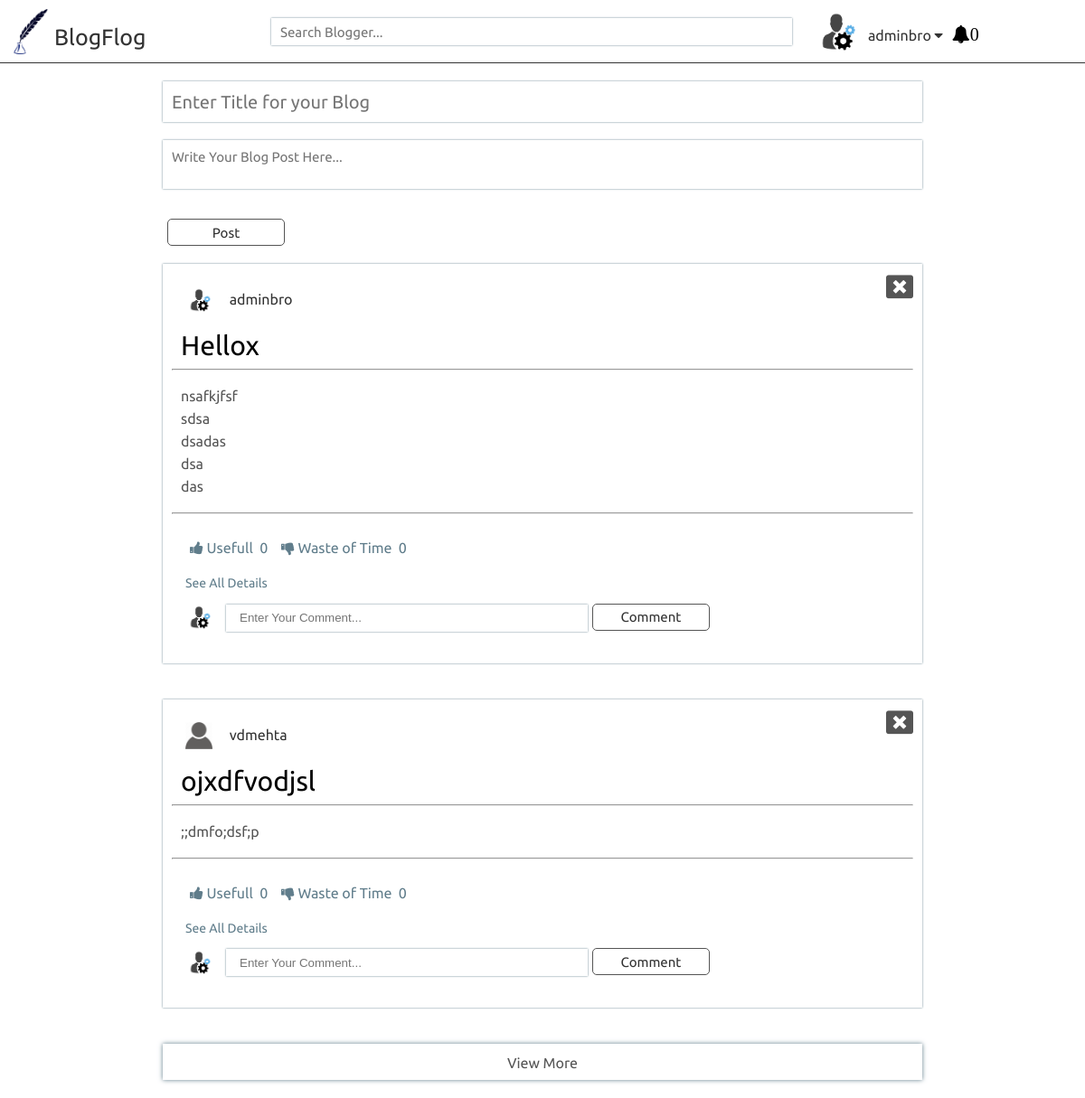
The app's page /main.php (signed in) with its own data.
### tables this page shows
CREATE TABLE `users` (
  `id` int(255) NOT NULL,
  `userName` varchar(30) NOT NULL,
  `password` varchar(50) NOT NULL,
  `mail` varchar(50) NOT NULL,
  `propic` varchar(50) NOT NULL,
  `block` tinyint(1) NOT NULL DEFAULT '0',
  `verified` varchar(10) NOT NULL
);

CREATE TABLE `blogs` (
  `id` int(255) NOT NULL,
  `title` varchar(40) NOT NULL,
  `blog` varchar(10000) NOT NULL,
  `blogger` varchar(50) NOT NULL,
  `time` timestamp NOT NULL DEFAULT CURRENT_TIMESTAMP,
  `usefull` int(255) NOT NULL,
  `wastefull` int(255) NOT NULL
);

### dbconfig.php (called while the page is built, shortened)
<?php
$admin="adminbro";
?>

### main.php (the view, shortened to what this page needs)
<?php
$userName=$_SESSION['login'];
include_once('dbconfig.php');
$blockStatus=mysqli_fetch_assoc(mysqli_query($dbase,"SELECT `block` FROM `users` WHERE `userName`='$userName'"));
$blockStatus=$blockStatus['block'];
?>
<!DOCTYPE html>
<html>
<head>
	<link rel="stylesheet" href="vendor/fonts/css/font-awesome.min.css">
	<link rel="stylesheet" type="text/css" href="css/style.css">
</head>
<body>
	<?php include_once('header.php') ?>
	<div class="container">
		<div class="row">
			<div class="col-12 blogEditor">
			<?php
				if($blockStatus==0)
				{
					echo "
						<form action=\"main.php\" method=\"POST\" class=\"postForm\">
							<input type=\"text\" name=\"title\" class=\"postTitle\" placeholder=\"Enter Title for your Blog\">
							<textarea placeholder=\"Write Your Blog Post Here...\" onkeyup=\"handleHeight(this,50)\" maxlength=\"10000\" class=\"postContent\" name='postContent'></textarea>
							<input type=\"submit\" name=\"post\" class=\"buttons\" value=\"Post\">
						</form>
					";
				}
				else
				{
					echo "$blockMessage";
				}
			?>
			</div>
		</div>
		<?php
			if($userName==$admin)
			{
				$blogsToShow=mysqli_query($dbase,"SELECT * FROM `blogs` WHERE 1 ORDER BY `time` DESC LIMIT 2");
				$minDbId=mysqli_fetch_assoc(mysqli_query($dbase,"SELECT MIN(`id`) FROM `blogs` WHERE 1"));
				$minDbId=$minDbId['MIN(`id`)'];
			}
			while($blog=mysqli_fetch_assoc($blogsToShow))
			{
				$minId=$blog['id'];
				$blogid=$blog['id'];
				$title=$blog['title'];
				$blogger=$blog['blogger'];
				$propic=mysqli_fetch_assoc(mysqli_query($dbase,"SELECT `propic` FROM `users` WHERE `userName`='$blogger'"));
				$location='propics/'.$propic['propic'];
				$isUsefull=mysqli_fetch_assoc(mysqli_query($dbase,"SELECT * FROM `usefull` WHERE `id`='$blogid' AND `userName`='$userName'"));
				if($isUsefull=="")
				{
					$usefullSpan="<span onclick='usefullPost(".$blogid.",this)'><i class='fa fa-thumbs-up'></i> Usefull&nbsp;&nbsp;".$blog['usefull']."</span>";
				}
				else
				{
					$usefullSpan="<span class='usefull' onclick='usefullPost(".$blogid.",this)'><i class='fa fa-thumbs-up'></i> Usefull&nbsp;&nbsp;".$blog['usefull']."</span>";
				}
				$isWastefull=mysqli_fetch_assoc(mysqli_query($dbase,"SELECT * FROM `wastefull` WHERE `id`='$blogid' AND `userName`='$userName'"));
				if($isWastefull=="")
				{
					$wastefullSpan="<span onclick='wastefullPost(".$blogid.",this)'><i class='fa fa-thumbs-down'></i> Waste of Time&nbsp;&nbsp;".$blog['wastefull']."</span>";
				}
				else
				{
					$wastefullSpan="<span class='wastefull' onclick='wastefullPost(".$blogid.",this)'><i class='fa fa-thumbs-down'></i> Waste of Time&nbsp;&nbsp;".$blog['wastefull']."</span>";
				}
				$topComment=mysqli_fetch_assoc(mysqli_query($dbase,"SELECT MAX(`time`) FROM `comments` WHERE `id`='$blogid'"));
				$topComment=$topComment['MAX(`time`)'];
				$topComment=mysqli_fetch_assoc(mysqli_query($dbase,"SELECT * FROM `comments` WHERE `id`='$blogid' AND `time` = '$topComment'"));
				$commenter=$topComment['commenter'];
				$commenterData=mysqli_fetch_assoc(mysqli_query($dbase,"SELECT * FROM `users` WHERE `userName`='$commenter'"));
				$commenterPic=$commenterData['propic'];
				$topComment=$topComment['comment'];
				if ($topComment!="") {
					$showCommentTable = "
				<table class='showCommentTable'>
					<tr>
					<td><img src='propics/$commenterPic'></td>
					<td><span>$commenter</span><br>$topComment</td>
					</tr>
				</table>
				";
				}
				else
				{
					$showCommentTable="";
				}
				$postToPrint="
				<div class='row'>
					<div class='col-12 blogPosts'>";
				if($userName==$admin)
				{
					$postToPrint.="<i class='fa fa-window-close deleteBtn' onclick='takeDelConf($blogid)'></i>";
				}
				else if ($userName==$blogger) {
					$postToPrint.="<i class='fa fa-pencil editBtn' onclick='showEditPopup($blogid)'></i>";
				}
				$postToPrint.="
						<a href=\"profile.php?user=$blogger\"><img src='$location'>
						<span class='blogWriter'>".$blogger."</span></a>
						<div class='blogTitles blogTitles$blogid'>".$title."</div><hr>
						<div class=\"mainContent mainContent$blogid\">".$blog['blog']."</div><hr>
						<div class='blogFeedback'>$usefullSpan&nbsp;&nbsp;&nbsp;&nbsp;$wastefullSpan</div><br>
						<a href='detailPost.php?blogid=".$blogid."' class='viewAllComments'>See All Details</a>
						<div>$showCommentTable</div>";
				if($blockStatus==0)
				{
					$postToPrint.="
						<div class='commentPlz'><img src='$locationProfilePic'><input class='commentInput' type='text' placeholder='Enter Your Comment...' onkeyup='checkEnterPress(event,".$blogid.")'><input type='submit' class='buttons commentBtn' value='Comment' onclick='commentPlz(".$blogid.")'></div>";
				}
				$postToPrint.=	"
					</div>
				</div>";
				echo "$postToPrint";
			}
			if(isset($minId) && $minDbId<$minId)
			{
				echo "<div class=\"viewMore\" onclick=\"viewMore($minId,$minDbId,'main','')\">View More</div>";
			}
		?>
	</div>
</body>
</html>

### header.php (shortened to what this page needs)
<div class="row header">
	<div class="col-3">
		<img src="extra/img/logo.png" class="logoImg" onclick="location.href='login.php'"><span class="logo" onclick="location.href='login.php'">BlogFlog</span>
	</div>
	<div class="col-6" style="position: relative;">
		<?php
		if (isset($_SESSION['login'])) {
			echo "<input type='text' class='searchBox' placeholder='Search Blogger...' onkeyup='searchUsers(this.value)'>
			<div class='searchResult'></div>";
		}
		?>
	</div>
	<div class="col-3">
	<?php
	if (isset($_SESSION['login'])) {
		$location='propics/';
		$userName=$_SESSION['login'];
		$propic=mysqli_fetch_assoc(mysqli_query($dbase,"SELECT `propic` FROM `users` WHERE `userName`='$userName'"));
		$propic=$propic['propic'];
		$locationProfilePic=$location.$propic;
		$totalNoti=0;
		if($totalNoti>0)
		{
			$bellIcon="<i class=\"fa fa-bell notifySymbol \" style='color: red;' onclick='showNotificationPanel()'>$totalNoti</i>";
		}
		else
		{
			$bellIcon="<i class=\"fa fa-bell notifySymbol \" onclick='showNotificationPanel()'>$totalNoti</i>";
		}
		echo "<img class='headerPic' onclick='dropDownShower()' src='$locationProfilePic'></img><span class='loggedUser' onclick='dropDownShower()'>".$userName." <i class='fa fa-caret-down'></i></span><span id='notiSymbolParent'>$bellIcon<span>";
	}
	?>
	</div>
</div>

### css/style.css (style rules this page uses)
* { box-sizing: border-box; }
body { margin: 0; padding: 0; font-family: 'Ubuntu', sans-serif; }
.container { width: 70%; margin: 0 auto; }
.row { width: 100%; display: flex; margin: 0 auto; }
.col-3 { width: 25%; }
.col-6 { width: 50%; }
.col-12 { width: 100%; }
.logo { font-size: 25px; color: #333; display: inline-block; position: relative; top: -10px; cursor: pointer; }
.logoImg { width: 50px; height: 50px; margin-left: 10px; margin-top: 10px; cursor: pointer; }
.header { border-bottom: 1px solid #333; height: 70px; }
.buttons,.buttons2 { height: 30px; width: 130px; background-color: #fff; border: 1px solid #555; color: #333; display: inline; margin-left: 5px; margin-right: 5px; margin-top: 20px; border-radius: 5px; font-family: 'Ubuntu', sans-serif; font-size: 15px; outline: 0; overflow: hidden; cursor: pointer; }
.loggedUser { display: inline-block; position: relative; top: -15px; left: 10px; color: #333; cursor: pointer; }
.headerPic { display: inline-block; width: 50px; height: 50px; margin-top: 10px; cursor: pointer; }
.blogEditor { margin-top: 10px; }
.blogEditor input[type="text"] { width: 100%; height: 45px; margin-top: 10px; margin-bottom: 10px; color: #333; border:0; outline: 0; box-shadow: 0px 0px 2px #607d8b; font-size: 20px; padding: 10px; font-family: "Ubuntu", sans-serif; }
.blogEditor textarea { width: 100%; min-height: 50px; padding: 10px; font-family: "Ubuntu", sans-serif; outline: none; font-size: 15px; color: #333; overflow: hidden; resize: none; border:0; box-shadow: 0px 0px 2px #607d8b; margin-top: 10px; margin-bottom: 10px; }
.searchBox { width: 96%; display: block; height: 30px; outline: 0; border: 0; box-shadow: 0px 0px 2px #607d8b; margin-top: 20px; padding-left: 10px; font-family: "Ubuntu", sans-serif; font-size: 15px; color: #333; }
.deleteBtn,.editBtn { position: absolute; top: 10px; right: 10px; display: block; font-size: 30px; color: #555; cursor: pointer; }
.blogPosts a { text-decoration: none; }
.blogPosts { position: relative; width: 100%; box-shadow: 0px 0px 2px #607d8b; margin-top: 20px; margin-bottom: 20px; padding:10px; }
.blogPosts img { width: 30px; height: 30px; margin: 15px; display: inline-block; }
.blogPosts .blogWriter { color: #333; position: relative; top: -25px; }
.blogPosts .blogTitles { font-size: 30px; padding-left: 10px; }
.blogPosts .mainContent { margin: 10px; line-height: 25px; }
pre { font-family: 'Ubuntu', sans-serif; color: #555; white-space: pre-wrap; word-break: break-all; }
.blogFeedback { display: inline-block; margin: 20px; color: #607d8b; cursor: pointer; }
.commentPlz input[type='text'] { display: inline-block; height: 30px; position: relative; top: -25px; width: 400px; border: 0; outline: 0; box-shadow: 0 0 2px #607d8b; padding-left: 15px; color: #555; }
.commentBtn { position: relative; top: -25px; }
.viewAllComments { text-decoration: none; color: #607d8b; font-size: 14px; margin-left: 15px; }
.notifySymbol { display: inline-block; font-size: 20px; margin-left: 20px; position: relative; top: -15px; cursor: pointer; }
.viewMore { width: 100%; height: 40px; background-color: #fff; color: #555; text-align: center; box-shadow: 0 0 5px #607d8b; margin-top: 20px; margin-bottom: 20px; padding-top: 12px; cursor: pointer; }

### records on screen
users: propic (picture)
blogs: users.propic (picture), blogger "adminbro", title "Hellox", blog "nsafkjfsf sdsa dsadas dsa das", usefull "0", wastefull "0"
blogs: users.propic (placeholder picture), blogger "vdmehta", title "ojxdfvodjsl", blog ";;dmfo;dsf;p", usefull "0", wastefull "0", users.propic (picture)

### other values on screen
$userName "adminbro"
$totalNoti "0"
